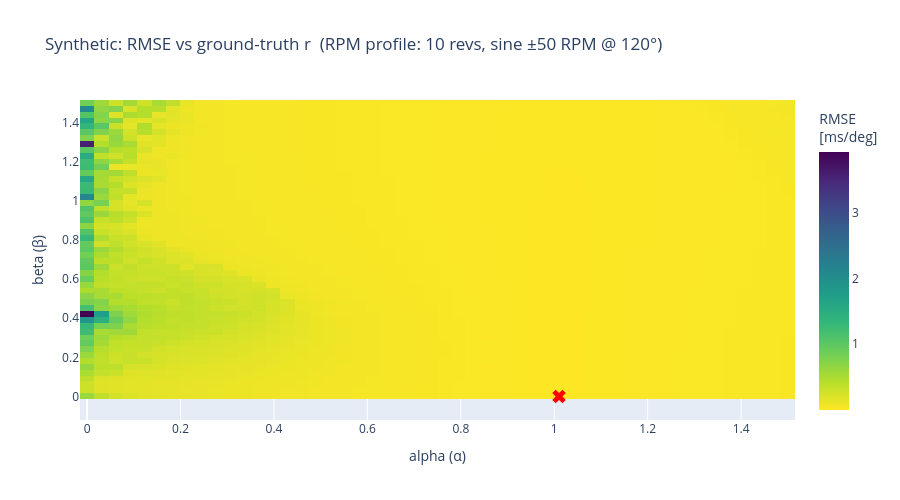
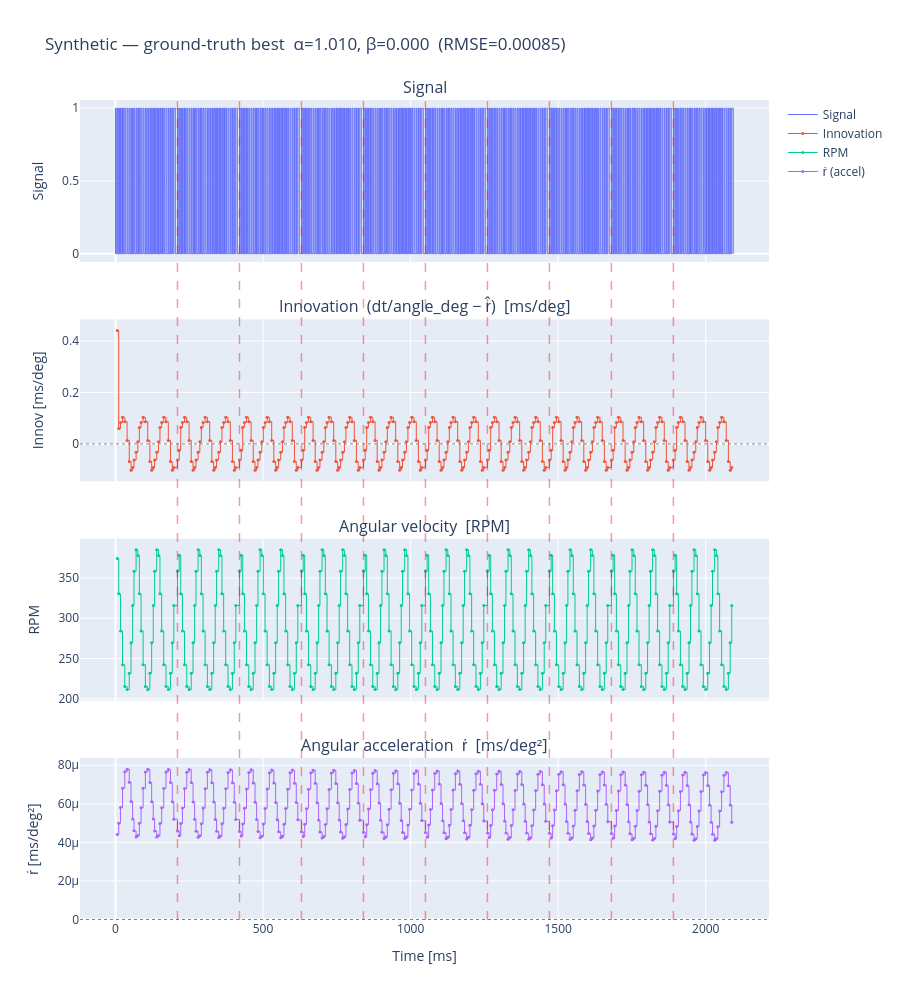

Here is the notebook cell these charts were saved with, in order:
### Code cell
# ── Synthetic grid search: RMSE vs ground truth ───────────────────────────────
# Since we generated syn_times/syn_intervals, we know the true r at every tooth:
#   r_true[i] = actual interval / angle_deg = true ms-per-deg at tooth i
#
# This is an unbiased metric: it doesn't depend on r_hat at all, so a filter
# that tracks better (including with useful beta) will score lower here.

SYN_TOOTH_OFFSET_GS = 0
_n = len(WHEEL_6G75.tooth_angles_deg)
r_true = np.array([
    syn_intervals.iloc[i] / WHEEL_6G75.tooth_angles_deg[
        (SYN_TOOTH_OFFSET_GS + i) % _n
    ]
    for i in range(len(syn_times) - 1)
])

ALPHA_VALUES_SYN = np.linspace(0.0001, 1.5, 50)
BETA_VALUES_SYN  = np.linspace(0.0001, 1.5, 51)   # include 0 explicitly

rmse_grid_syn = np.zeros((len(BETA_VALUES_SYN), len(ALPHA_VALUES_SYN)))

for bi, beta in enumerate(BETA_VALUES_SYN):
    for ai, alpha in enumerate(ALPHA_VALUES_SYN):
        res = run_alpha_beta(
            syn_times,
            wheel=WHEEL_6G75,
            tooth_offset=SYN_TOOTH_OFFSET_GS,
            alpha=alpha,
            beta=beta,
            soft_gate_frac=SOFT_GATE_FRAC,
        )
        rmse_grid_syn[bi, ai] = np.sqrt(np.mean((res['r_hat'] - r_true) ** 2))

best_idx_syn   = np.unravel_index(np.argmin(rmse_grid_syn), rmse_grid_syn.shape)
best_beta_syn  = BETA_VALUES_SYN[best_idx_syn[0]]
best_alpha_syn = ALPHA_VALUES_SYN[best_idx_syn[1]]
best_rmse_syn  = rmse_grid_syn[best_idx_syn]
print(f"[Synthetic RMSE vs ground truth]  best α={best_alpha_syn:.4f}, β={best_beta_syn:.4f},  RMSE={best_rmse_syn:.6f} ms/deg")

fig_syn_gs = go.Figure(go.Heatmap(
    z=rmse_grid_syn,
    x=np.round(ALPHA_VALUES_SYN, 4),
    y=np.round(BETA_VALUES_SYN, 4),
    colorscale='Viridis_r',
    colorbar=dict(title='RMSE<br>[ms/deg]'),
))
fig_syn_gs.add_trace(go.Scatter(
    x=[best_alpha_syn], y=[best_beta_syn],
    mode='markers',
    marker=dict(color='red', size=12, symbol='x'),
    name=f'best (α={best_alpha_syn:.3f}, β={best_beta_syn:.3f})',
))
fig_syn_gs.update_layout(
    title=f"Synthetic: RMSE vs ground-truth r  (RPM profile: {SYN_N_REVS} revs, sine ±50 RPM @ 120°)",
    xaxis_title="alpha (α)",
    yaxis_title="beta (β)",
    height=500,
)
fig_syn_gs.show()

syn_best_result = run_alpha_beta(
    syn_times,
    wheel=WHEEL_6G75,
    tooth_offset=SYN_TOOTH_OFFSET_GS,
    alpha=best_alpha_syn,
    beta=best_beta_syn,
    soft_gate_frac=SOFT_GATE_FRAC,
)
plot_alpha_beta(
    syn_best_result, syn_signal_times, syn_signal_values,
    title=f"Synthetic — ground-truth best  α={best_alpha_syn:.3f}, β={best_beta_syn:.3f}  (RMSE={best_rmse_syn:.5f})"
)

### Figure 1 — Plotly figure (JSON) as saved in the notebook; plotly's stock layout.template omitted (floating-point values rounded to 4 significant figures; data arrays with more than 128 entries replaced by an {"elided": "..."} marker saying what was removed)
{"data": [{"colorbar": {"title": {"text": "RMSE<br>[ms/deg]"}}, "colorscale": [[0, "#fde725"], [0.1111, "#b5de2b"], [0.2222, "#6ece58"], [0.3333, "#35b779"], [0.4444, "#1f9e89"], [0.5556, "#26828e"], [0.6667, "#31688e"], [0.7778, "#3e4989"], [0.8889, "#482878"], [1, "#440154"]], "type": "heatmap", "x": [0.0001, 0.0307, 0.0613, 0.0919, 0.1225, 0.1532, 0.1838, 0.2144, 0.245, 0.2756, 0.3062, 0.3368, 0.3674, 0.398, 0.4286, 0.4593, 0.4899, 0.5205, 0.5511, 0.5817, 0.6123, 0.6429, 0.6735, 0.7041, 0.7347, 0.7654, 0.796, 0.8266, 0.8572, 0.8878, 0.9184, 0.949, 0.9796, 1.01, 1.041, 1.071, 1.102, 1.133, 1.163, 1.194, 1.224, 1.255, 1.286, 1.316, 1.347, 1.378, 1.408, 1.439, 1.469, 1.5], "y": [0.0001, 0.0301, 0.0601, 0.0901, 0.1201, 0.1501, 0.1801, 0.2101, 0.2401, 0.2701, 0.3001, 0.3301, 0.3601, 0.3901, 0.4201, 0.4501, 0.4801, 0.5101, 0.5401, 0.5701, 0.6001, 0.6301, 0.6601, 0.6901, 0.7201, 0.75, 0.78, 0.81, 0.84, 0.87, 0.9, 0.93, 0.96, 0.99, 1.02, 1.05, 1.08, 1.11, 1.14, 1.17, 1.2, 1.23, 1.26, 1.29, 1.32, 1.35, 1.38, 1.41, 1.44, 1.47, 1.5], "z": {"elided": "51x50 float values"}}, {"marker": {"color": "red", "size": 12, "symbol": "x"}, "mode": "markers", "name": "best (α=1.010, β=0.000)", "type": "scatter", "x": [1.01], "y": [0.0001]}], "layout": {"height": 500, "title": {"text": "Synthetic: RMSE vs ground-truth r  (RPM profile: 10 revs, sine ±50 RPM @ 120°)"}, "xaxis": {"title": {"text": "alpha (α)"}}, "yaxis": {"title": {"text": "beta (β)"}}}}

### Figure 2 — Plotly figure (JSON) as saved in the notebook; plotly's stock layout.template omitted (floating-point values rounded to 4 significant figures; data arrays with more than 128 entries replaced by an {"elided": "..."} marker saying what was removed)
{"data": [{"line": {"shape": "hv", "width": 1}, "mode": "lines", "name": "Signal", "type": "scatter", "x": {"elided": "960 float values"}, "xaxis": "x", "y": {"elided": "960 int values"}, "yaxis": "y"}, {"line": {"shape": "hv", "width": 1}, "marker": {"size": 3}, "mode": "lines+markers", "name": "Innovation", "type": "scatter", "x": {"elided": "319 float values"}, "xaxis": "x2", "y": {"elided": "319 float values"}, "yaxis": "y2"}, {"line": {"shape": "hv", "width": 1}, "marker": {"size": 3}, "mode": "lines+markers", "name": "RPM", "type": "scatter", "x": {"elided": "319 float values"}, "xaxis": "x3", "y": {"elided": "319 float values"}, "yaxis": "y3"}, {"line": {"shape": "hv", "width": 1}, "marker": {"size": 3}, "mode": "lines+markers", "name": "ṙ (accel)", "type": "scatter", "x": {"elided": "319 float values"}, "xaxis": "x4", "y": {"elided": "319 float values"}, "yaxis": "y4"}], "layout": {"annotations": [{"font": {"size": 16}, "showarrow": false, "text": "Signal", "x": 0.5, "xanchor": "center", "xref": "paper", "y": 1, "yanchor": "bottom", "yref": "paper"}, {"font": {"size": 16}, "showarrow": false, "text": "Innovation  (dt/angle_deg − r̂)  [ms/deg]", "x": 0.5, "xanchor": "center", "xref": "paper", "y": 0.7325, "yanchor": "bottom", "yref": "paper"}, {"font": {"size": 16}, "showarrow": false, "text": "Angular velocity  [RPM]", "x": 0.5, "xanchor": "center", "xref": "paper", "y": 0.465, "yanchor": "bottom", "yref": "paper"}, {"font": {"size": 16}, "showarrow": false, "text": "Angular acceleration  ṙ  [ms/deg²]", "x": 0.5, "xanchor": "center", "xref": "paper", "y": 0.1975, "yanchor": "bottom", "yref": "paper"}], "height": 1000, "hovermode": "x unified", "shapes": [{"line": {"color": "gray", "dash": "dot", "width": 1}, "type": "line", "x0": 0, "x1": 1, "xref": "x2 domain", "y0": 0, "y1": 0, "yref": "y2"}, {"line": {"color": "gray", "dash": "dot", "width": 1}, "type": "line", "x0": 0, "x1": 1, "xref": "x4 domain", "y0": 0, "y1": 0, "yref": "y4"}, {"line": {"color": "red", "dash": "dash", "width": 1.5}, "opacity": 0.4, "type": "line", "x0": 210.0, "x1": 210.0, "xref": "x", "y0": 0, "y1": 1, "yref": "paper"}, {"line": {"color": "red", "dash": "dash", "width": 1.5}, "opacity": 0.4, "type": "line", "x0": 420.1, "x1": 420.1, "xref": "x", "y0": 0, "y1": 1, "yref": "paper"}, {"line": {"color": "red", "dash": "dash", "width": 1.5}, "opacity": 0.4, "type": "line", "x0": 630.1, "x1": 630.1, "xref": "x", "y0": 0, "y1": 1, "yref": "paper"}, {"line": {"color": "red", "dash": "dash", "width": 1.5}, "opacity": 0.4, "type": "line", "x0": 840.2, "x1": 840.2, "xref": "x", "y0": 0, "y1": 1, "yref": "paper"}, {"line": {"color": "red", "dash": "dash", "width": 1.5}, "opacity": 0.4, "type": "line", "x0": 1050.0, "x1": 1050.0, "xref": "x", "y0": 0, "y1": 1, "yref": "paper"}, {"line": {"color": "red", "dash": "dash", "width": 1.5}, "opacity": 0.4, "type": "line", "x0": 1260.0, "x1": 1260.0, "xref": "x", "y0": 0, "y1": 1, "yref": "paper"}, {"line": {"color": "red", "dash": "dash", "width": 1.5}, "opacity": 0.4, "type": "line", "x0": 1470.0, "x1": 1470.0, "xref": "x", "y0": 0, "y1": 1, "yref": "paper"}, {"line": {"color": "red", "dash": "dash", "width": 1.5}, "opacity": 0.4, "type": "line", "x0": 1680.0, "x1": 1680.0, "xref": "x", "y0": 0, "y1": 1, "yref": "paper"}, {"line": {"color": "red", "dash": "dash", "width": 1.5}, "opacity": 0.4, "type": "line", "x0": 1890.0, "x1": 1890.0, "xref": "x", "y0": 0, "y1": 1, "yref": "paper"}], "title": {"text": "Synthetic — ground-truth best  α=1.010, β=0.000  (RMSE=0.00085)"}, "xaxis": {"anchor": "y", "domain": [0, 1], "matches": "x4", "showticklabels": false}, "xaxis2": {"anchor": "y2", "domain": [0, 1], "matches": "x4", "showticklabels": false}, "xaxis3": {"anchor": "y3", "domain": [0, 1], "matches": "x4", "showticklabels": false}, "xaxis4": {"anchor": "y4", "domain": [0, 1], "title": {"text": "Time [ms]"}}, "yaxis": {"anchor": "x", "domain": [0.8025, 1], "title": {"text": "Signal"}}, "yaxis2": {"anchor": "x2", "domain": [0.535, 0.7325], "title": {"text": "Innov [ms/deg]"}}, "yaxis3": {"anchor": "x3", "domain": [0.2675, 0.465], "title": {"text": "RPM"}}, "yaxis4": {"anchor": "x4", "domain": [0, 0.1975], "title": {"text": "ṙ [ms/deg²]"}}}}
